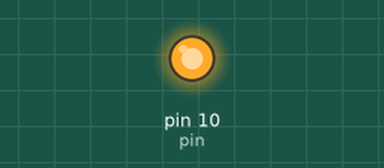
A sketch run on a simulated Arduino Uno, built with avr-gcc and run on an emulated ATmega328P. Shown: output pins drawn as LEDs (lit = HIGH).

Above: at 0.1 s.
Timing chart, 0 to 1.6 s (numbered marks = the images above):
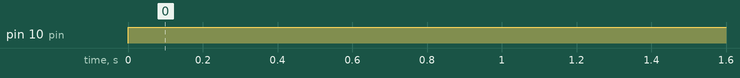

Measured:
- by itself, pin 10 (pin): LOW → HIGH at 0.00 s

The sketch:

example1.ino
```cpp
int pin = 10;

void setup() {
  // put your setup code here, to run once:
  pinMode(pin, OUTPUT);
}

void loop() {
  // put your main code here, to run repeatedly:
  digitalWrite(pin, HIGH);
}
```
